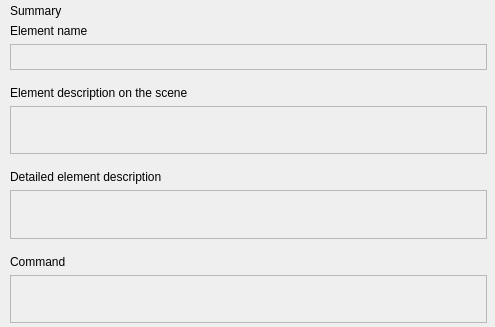
<?xml version="1.0" encoding="UTF-8"?>
<ui version="4.0">
 <class>CreateCmdlineBasedWorkerWizardSummaryPage</class>
 <widget class="QWizardPage" name="CreateCmdlineBasedWorkerWizardSummaryPage">
  <property name="geometry">
   <rect>
    <x>0</x>
    <y>0</y>
    <width>495</width>
    <height>327</height>
   </rect>
  </property>
  <property name="windowTitle">
   <string>WizardPage</string>
  </property>
  <layout class="QVBoxLayout" name="verticalLayout_2">
   <property name="leftMargin">
    <number>10</number>
   </property>
   <property name="topMargin">
    <number>4</number>
   </property>
   <property name="rightMargin">
    <number>8</number>
   </property>
   <property name="bottomMargin">
    <number>0</number>
   </property>
   <item>
    <widget class="QLabel" name="lblTitle">
     <property name="text">
      <string>Summary</string>
     </property>
    </widget>
   </item>
   <item>
    <widget class="QScrollArea" name="scrollArea">
     <property name="frameShape">
      <enum>QFrame::NoFrame</enum>
     </property>
     <property name="horizontalScrollBarPolicy">
      <enum>Qt::ScrollBarAsNeeded</enum>
     </property>
     <property name="widgetResizable">
      <bool>true</bool>
     </property>
     <widget class="QWidget" name="scrollAreaWidgetContents">
      <property name="geometry">
       <rect>
        <x>0</x>
        <y>0</y>
        <width>477</width>
        <height>299</height>
       </rect>
      </property>
      <layout class="QVBoxLayout" name="verticalLayout">
       <property name="spacing">
        <number>0</number>
       </property>
       <property name="leftMargin">
        <number>0</number>
       </property>
       <property name="topMargin">
        <number>0</number>
       </property>
       <property name="rightMargin">
        <number>0</number>
       </property>
       <property name="bottomMargin">
        <number>0</number>
       </property>
       <item>
        <layout class="QVBoxLayout" name="nameLayout">
         <property name="spacing">
          <number>6</number>
         </property>
         <property name="bottomMargin">
          <number>16</number>
         </property>
         <item>
          <widget class="QLabel" name="lblName">
           <property name="text">
            <string>Element name</string>
           </property>
           <property name="alignment">
            <set>Qt::AlignLeading|Qt::AlignLeft|Qt::AlignTop</set>
           </property>
           <property name="wordWrap">
            <bool>false</bool>
           </property>
          </widget>
         </item>
         <item>
          <widget class="QTextEdit" name="lblNameValue">
           <property name="enabled">
            <bool>false</bool>
           </property>
           <property name="sizePolicy">
            <sizepolicy hsizetype="Expanding" vsizetype="Minimum">
             <horstretch>0</horstretch>
             <verstretch>0</verstretch>
            </sizepolicy>
           </property>
           <property name="minimumSize">
            <size>
             <width>0</width>
             <height>26</height>
            </size>
           </property>
           <property name="maximumSize">
            <size>
             <width>16777215</width>
             <height>26</height>
            </size>
           </property>
           <property name="baseSize">
            <size>
             <width>0</width>
             <height>26</height>
            </size>
           </property>
          </widget>
         </item>
        </layout>
       </item>
       <item>
        <layout class="QVBoxLayout" name="prompterLayout">
         <property name="spacing">
          <number>6</number>
         </property>
         <property name="bottomMargin">
          <number>16</number>
         </property>
         <item>
          <widget class="QLabel" name="lblPrompter">
           <property name="text">
            <string>Element description on the scene</string>
           </property>
           <property name="alignment">
            <set>Qt::AlignLeading|Qt::AlignLeft|Qt::AlignTop</set>
           </property>
           <property name="wordWrap">
            <bool>false</bool>
           </property>
          </widget>
         </item>
         <item>
          <widget class="QTextEdit" name="lblPrompterValue">
           <property name="enabled">
            <bool>false</bool>
           </property>
           <property name="minimumSize">
            <size>
             <width>0</width>
             <height>26</height>
            </size>
           </property>
           <property name="sizeAdjustPolicy">
            <enum>QAbstractScrollArea::AdjustToContentsOnFirstShow</enum>
           </property>
           <property name="acceptRichText">
            <bool>true</bool>
           </property>
          </widget>
         </item>
        </layout>
       </item>
       <item>
        <layout class="QVBoxLayout" name="descriptionLayout">
         <property name="spacing">
          <number>6</number>
         </property>
         <property name="bottomMargin">
          <number>16</number>
         </property>
         <item>
          <widget class="QLabel" name="lblDescription">
           <property name="text">
            <string>Detailed element description</string>
           </property>
           <property name="alignment">
            <set>Qt::AlignLeading|Qt::AlignLeft|Qt::AlignTop</set>
           </property>
           <property name="wordWrap">
            <bool>false</bool>
           </property>
          </widget>
         </item>
         <item>
          <widget class="QTextEdit" name="lblDescriptionValue">
           <property name="enabled">
            <bool>false</bool>
           </property>
           <property name="minimumSize">
            <size>
             <width>0</width>
             <height>42</height>
            </size>
           </property>
           <property name="sizeAdjustPolicy">
            <enum>QAbstractScrollArea::AdjustToContentsOnFirstShow</enum>
           </property>
           <property name="acceptRichText">
            <bool>true</bool>
           </property>
          </widget>
         </item>
        </layout>
       </item>
       <item>
        <layout class="QVBoxLayout" name="commandLayout">
         <property name="spacing">
          <number>6</number>
         </property>
         <property name="bottomMargin">
          <number>4</number>
         </property>
         <item>
          <widget class="QLabel" name="lblCommand">
           <property name="text">
            <string>Command</string>
           </property>
           <property name="alignment">
            <set>Qt::AlignLeading|Qt::AlignLeft|Qt::AlignTop</set>
           </property>
           <property name="wordWrap">
            <bool>false</bool>
           </property>
          </widget>
         </item>
         <item>
          <widget class="QTextEdit" name="lblCommandValue">
           <property name="enabled">
            <bool>false</bool>
           </property>
           <property name="minimumSize">
            <size>
             <width>0</width>
             <height>42</height>
            </size>
           </property>
           <property name="sizeAdjustPolicy">
            <enum>QAbstractScrollArea::AdjustToContentsOnFirstShow</enum>
           </property>
           <property name="acceptRichText">
            <bool>true</bool>
           </property>
          </widget>
         </item>
        </layout>
       </item>
      </layout>
     </widget>
    </widget>
   </item>
  </layout>
 </widget>
 <resources/>
 <connections/>
</ui>
